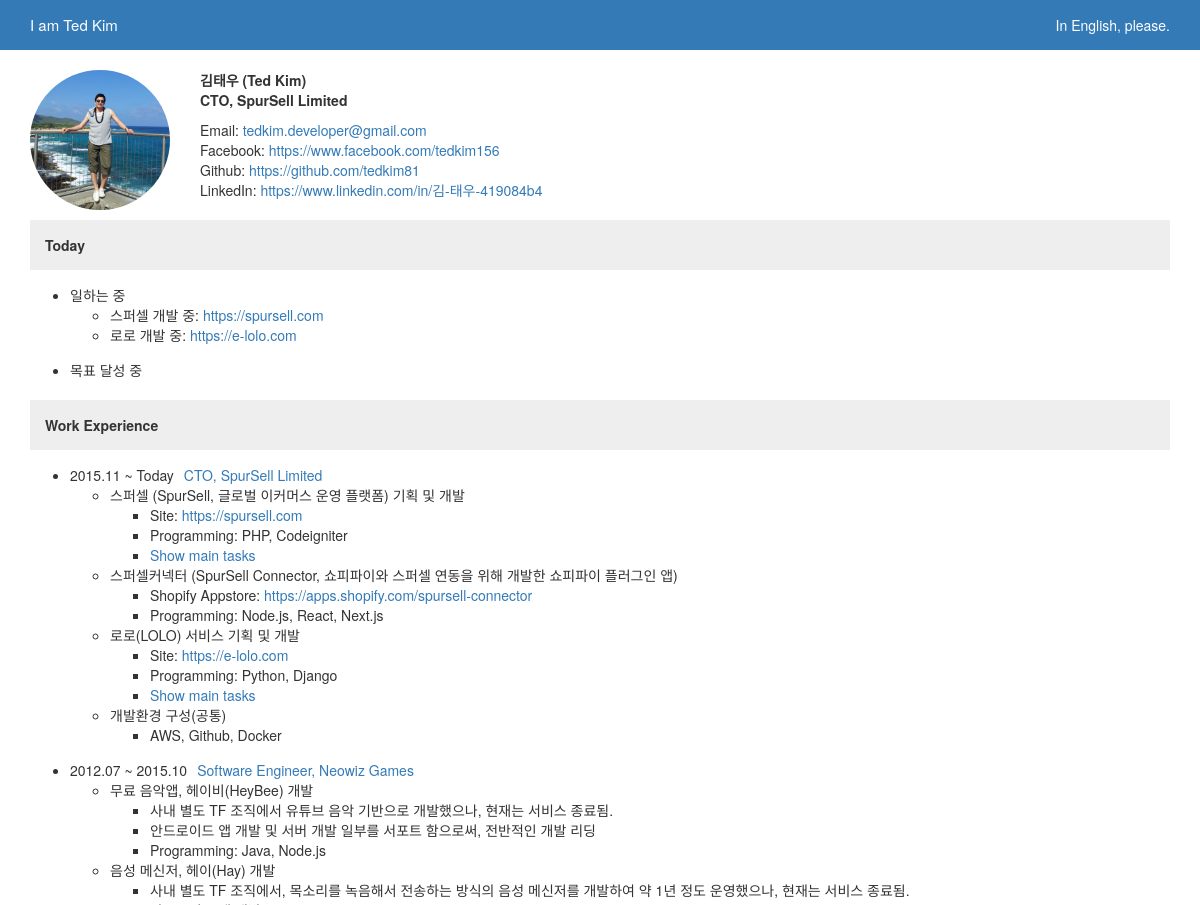
Before: / (upper part) with the older database file.
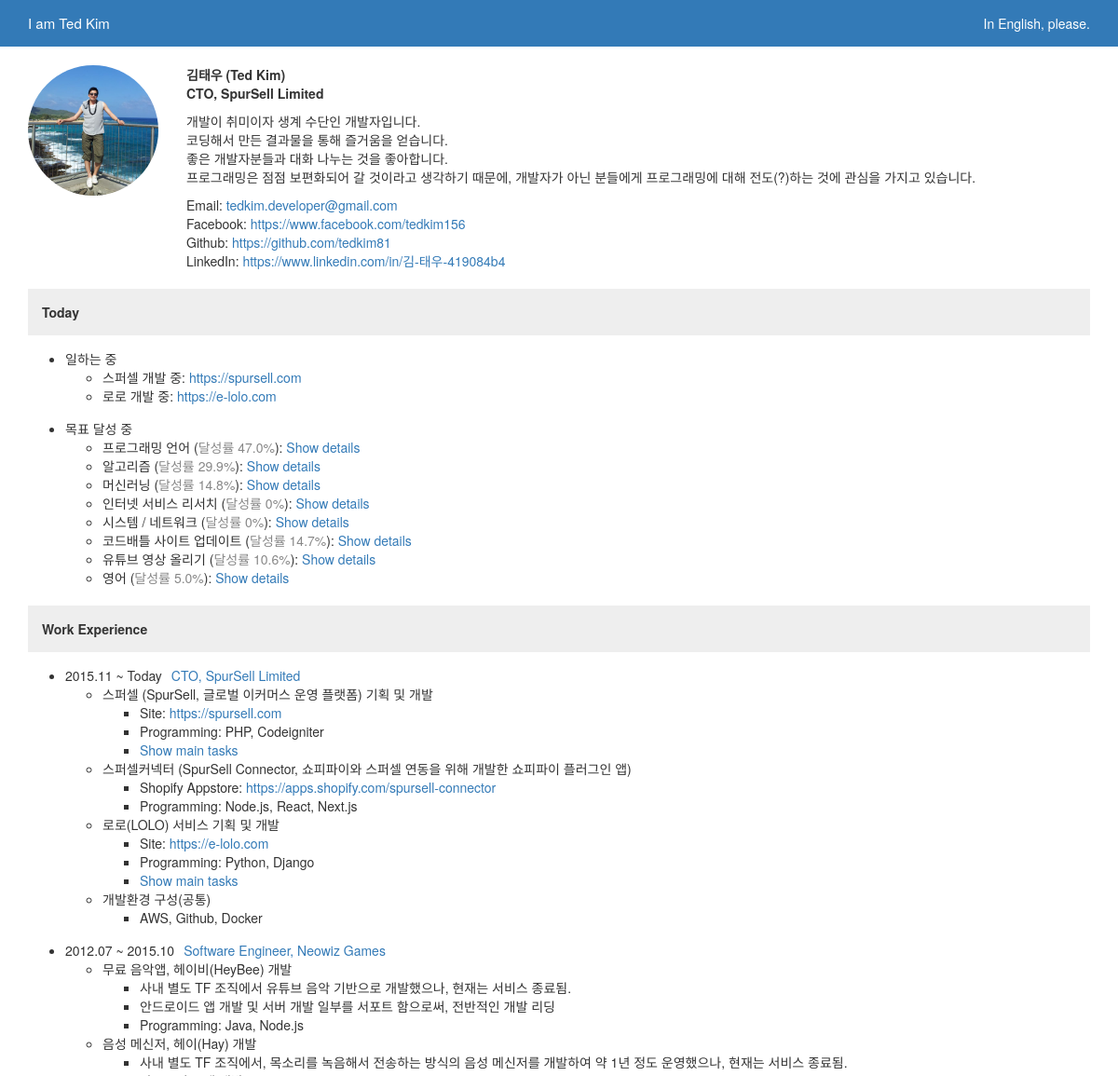
After: the same page with the newer database file.
### app/models.py (models this page shows, shortened)
class Content(models.Model):
    type = models.CharField(u'타입', max_length=50)
    content_kr = models.TextField(u'내용(한글)')
    content_en = models.TextField(u'내용(영어)')
    crt_dt = models.DateTimeField(u'등록일', auto_now_add=True)

class Goal(models.Model):
    title_kr = models.CharField(u'목표명(한글)', max_length=100)
    title_en = models.CharField(u'목표명(영어)', max_length=100)
    goal_status_kr = models.TextField(u'목표 상태(한글)')
    goal_status_en = models.TextField(u'목표 상태(영어)')
    curr_status_kr = models.TextField(u'현재 상태(한글)')
    curr_status_en = models.TextField(u'현재 상태(영어)')
    goal_point = models.PositiveIntegerField(u'목표 포인트')
    display_order = models.PositiveIntegerField(u'노출 순서', default=0)
    crt_dt = models.DateTimeField(u'등록일', auto_now_add=True)
    class Meta:
        ordering = ['display_order']
    def get_achievement_percent(self):
        percent = 0
        for gt in self.goaltask_set.all():
            percent += gt.get_contribute_percent()
        return round(percent, 1)

class GoalTask(models.Model):
    goal = models.ForeignKey(Goal, on_delete=models.CASCADE)
    title_kr = models.CharField(u'과제명(한글)', max_length=100)
    title_en = models.CharField(u'과제명(영어)', max_length=100)
    task_dt = models.DateField(u'과제수행일')
    task_point = models.PositiveIntegerField(u'과제 포인트')
    remembered_years = models.PositiveIntegerField(u'기억기간(years)', default=10)
    link_url = models.URLField(u'관련 링크', blank=True, null=True)
    crt_dt = models.DateTimeField(u'등록일', auto_now_add=True)
    class Meta:
        ordering = ['-task_dt', '-id']
    def get_past_years(self):
        return round((datetime.now().date() - self.task_dt).days / 365, 1)
    def get_contribute_percent(self):
        years_diff = self.remembered_years - self.get_past_years()
        if years_diff > 0:
            return round(self.task_point * (years_diff / self.remembered_years) / self.goal.goal_point * 100, 1)
        else:
            return 0

### app/views.py (the view)
# urls.py: url(r'^$', views.ProfileView.as_view(), name='profile'),
class ProfileView(TemplateView):
    template_name = 'profile.html'
    def dispatch(self, request, *args, **kwargs):
        if 'lang' in request.GET:
            translation.activate(request.GET['lang'])
            self.lang = request.GET['lang']
        else:
            self.lang = 'ko'
        return super(ProfileView, self).dispatch(request, *args, **kwargs)
    def get_context_data(self, **kwargs):
        context = super(ProfileView, self).get_context_data(**kwargs)
        context['goals'] = Goal.objects.all()
        for c in Content.objects.all():
            if self.lang == 'en':
                context[c.type] = c.content_en
            else:
                context[c.type] = c.content_kr
        return context

### app/templates/profile.html (shortened to what this page needs)
{% load i18n %}
{% load tags %}
{% load static from staticfiles %}
<!DOCTYPE html>
<html lang="ko">
<head>
    <link rel="stylesheet" href="https://maxcdn.bootstrapcdn.com/bootstrap/3.3.7/css/bootstrap.min.css"/>
</head>
<body>
    {% get_current_language as LANGUAGE_CODE %}
    <header class="bg-primary">
        <div class="container">
            <div class="left text-big">I am Ted Kim</div>
            <div class="right">
            {% if LANGUAGE_CODE == 'ko' %}
                <a href="./?lang=en">In English, please.</a>
            {% else %}
                <a href="./?lang=ko">한글로 보기</a>
            {% endif %}
            </div>
        </div>
    </header>
    <section class="container">
        <div class="profile-info">
            <div class="profile-img">
                <img src="{% static 'img/blog_profile.jpg' %}" />
            </div>
            <div class="profile-text">
                <div class="text-highlight">{% trans "Ted Kim" %}</div>
                <div class="text-highlight">CTO, SpurSell Limited</div>
                <div class="myintro">{% if myintro %}{{ myintro|linebreaks }}{% endif %}</div>
                <div>Email: <a href="mailto:tedkim.developer@gmail.com">tedkim.developer@gmail.com</a></div>
                <div>Facebook: <a href="https://www.facebook.com/tedkim156" target="_blank">https://www.facebook.com/tedkim156</a></div>
                <div>Github: <a href="https://github.com/tedkim81" target="_blank">https://github.com/tedkim81</a></div>
                <div>LinkedIn: <a href="https://www.linkedin.com/in/김-태우-419084b4" target="_blank">https://www.linkedin.com/in/김-태우-419084b4</a></div>
            </div>
        </div>
        <div class="section-title">Today</div>
        <ul class="cont-list">
            <li class="cont-li">{% trans "Working" %}
                <ul>
                    <li>{% trans "Developing Spursell" %}: <a href="https://spursell.com" target="_blank">https://spursell.com</a></li>
                    <li>{% trans "Developing LOLO" %}: <a href="https://e-lolo.com" target="_blank">https://e-lolo.com</a></li>
                </ul>
            </li>
            <li class="cont-li">{% trans "Achieving goals" %}
                <ul>
                {% for g in goals %}
                    <li>{% if LANGUAGE_CODE == 'ko' %}{{ g.title_kr }}{% else %}{{ g.title_en }}{% endif %} (<span class="color-ratio">{% trans "Achievement rate" %} {{ g.get_achievement_percent }}%</span>): <a class="link-open-modal" data-toggle="modal" data-target="#modal-wrap" href="/goal_modal/{{ g.id }}/?lang={{ LANGUAGE_CODE }}">Show details</a></li>
                {% endfor %}
                </ul>
            </li>
        </ul>
        <div class="section-title">Work Experience</div>
        <ul class="cont-list">
            <li class="cont-li">2015.11 ~ Today<a href="https://spursell.com/home" target="_blank" class="company-link">CTO, SpurSell Limited</a>
                <ul>
                    <li>{% trans "SpurSell (Global eCommerce operating platform)" %}
                        <ul>
                            <li>Site: <a href="https://spursell.com" target="_blank">https://spursell.com</a></li>
                            <li>{% trans "Programming" %}: PHP, Codeigniter</li>
                            <li><a class="link-open-modal" data-toggle="modal" data-target="#modal-spursell-maintasks">{% trans "Show main tasks" %}</a></li>
                        </ul>
                    </li>
                    <li>{% trans "SpurSell Connector (Shopify plugin app for SpurSell)" %}
                        <ul>
                            <li>{% trans "Shopify Appstore" %}: <a href="https://apps.shopify.com/spursell-connector" target="_blank">https://apps.shopify.com/spursell-connector</a></li>
                            <li>{% trans "Programming" %}: Node.js, React, Next.js</li>
                        </ul>
                    </li>
                    <li>{% trans "LOLO service" %}
                        <ul>
                            <li>Site: <a href="https://e-lolo.com" target="_blank">https://e-lolo.com</a></li>
                            <li>{% trans "Programming" %}: Python, Django</li>
                            <li><a class="link-open-modal" data-toggle="modal" data-target="#modal-lolo-maintasks">{% trans "Show main tasks" %}</a></li>
                        </ul>
                    </li>
                    <li>{% trans "Configuration of development environment" %}
                        <ul>
                            <li>AWS, Github, Docker</li>
                        </ul>
                    </li>
                </ul>
            </li>
            <li class="cont-li">2012.07 ~ 2015.10<a href="http://www.neowiz.co.kr/" target="_blank" class="company-link">Software Engineer, Neowiz Games</a>
                <ul>
                    <li>{% trans "HeyBee (free music app)" %}
                        <ul>
                            <li>{% trans "I developed a free music app that listed and played YouTube musics in a separate TF team, but the service was terminated." %}</li>
                            <li>{% trans "Android app development and supporting server development" %}</li>
                            <li>{% trans "Programming" %}: Java, Node.js</li>
                        </ul>
                    </li>
                    <li>{% trans "Hay (Voice messenger app)" %}
                        <ul>
                            <li>{% trans "I developed a voice messenger that recorded and transmitted voices in a separate TF team and operated it for about a year, but the service was terminated." %}</li>
                            <li>{% trans "Android app development" %}</li>
                        </ul>
                    </li>
                </ul>
            </li>
        </ul>
    </section>
</body>
</html>

### app/templates/profile.html (style rules this page uses)
body { padding-bottom: 30px; }
header { width: 100%; height: 50px; color: white; }
header .container { line-height: 50px; vertical-align: middle; }
header a, header a:hover { color: #FFFFFF; }
header .left { float: left; }
header .right { float: right; }
.profile-info { margin-top: 20px; }
.profile-img { width: 140px; height: 140px; }
.profile-img img { width: 100%; height: 100%; border-radius: 50%; }
.profile-text { margin-top: 20px; }
@media all and (min-width:768px) { .profile-info { position: relative; } }
@media all and (min-width:768px) { .profile-img { position: absolute; top: 0; left: 0; } }
@media all and (min-width:768px) { .profile-text { padding-left: 170px; } }
.myintro { margin-top: 10px; margin-bottom: 10px; }
.section-title { width: 100%; padding: 15px; background-color: #eeeeee; margin-top: 20px; font-weight: bold; }
.cont-list { margin-top: 15px; }
.company-link { margin-left: 10px; }
.cont-li { margin-bottom: 15px; }
.text-highlight { font-weight: bold; }
.text-big { font-size: 15px; }
.color-ratio { color: #888; }
.link-open-modal { cursor: pointer; }

Changed rows visible on the page:
added Content: content_kr "개발이 취미이자 생계 수단인 개발자입니다. 코딩해서 만든 결과물을 통해 즐거움을 얻습니다. 좋은 개발자분들과 대화 나누는 것을 좋아합니다. 프로그래밍은 점점 보편화되어 갈 것이라고 생각하기 때문에, 개발자가 아닌 분들에게 프로그래밍에 대해 전도(?)하는 것에 관심을 가지고 있습니다."
added Goal: title_kr "프로그래밍 언어", get_achievement_percent "47.0"
added Goal: title_kr "알고리즘", get_achievement_percent "29.9"
added Goal: title_kr "머신러닝", get_achievement_percent "14.8"
added Goal: title_kr "인터넷 서비스 리서치", get_achievement_percent "0"
added Goal: title_kr "시스템 / 네트워크", get_achievement_percent "0"
added Goal: title_kr "코드배틀 사이트 업데이트", get_achievement_percent "14.7"
added Goal: title_kr "유튜브 영상 올리기", get_achievement_percent "10.6"
added Goal: title_kr "영어", get_achievement_percent "5.0"
